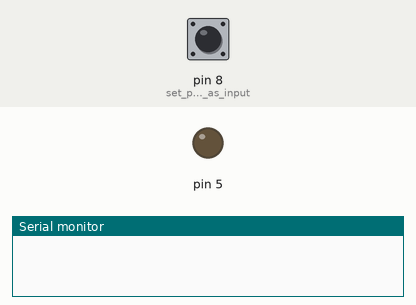
Bench run of a sketch on a simulated Arduino Uno, built with avr-gcc and run on an emulated ATmega328P. Parts: output pins drawn as LEDs (lit = HIGH), the last lines printed to the serial monitor. The inputs (shaded band) are chosen by the test bench; at power-on: pin 8 (set_pin_7_as_input) HIGH.

Above: at 1.2 s.
1.3 s: pin 8 (set_pin_7_as_input) pulled LOW for 3.2 s
At 4.0 s:
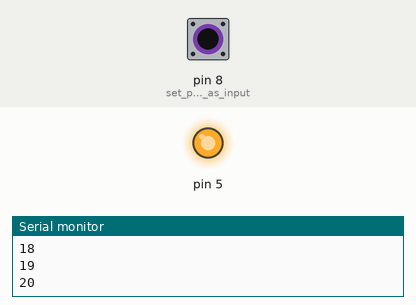
Timing chart, 0 to 5.8 s (numbered marks = the images above; inputs shaded):
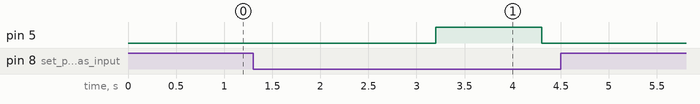

The sketch:

object_detected.ino
```cpp
int count = 0; // global counter

void setup() {
  pinMode(5,OUTPUT);
  pinMode(8, INPUT);       // set pin 7 as input
  Serial.begin(9600);      // initialize serial monitor
}

void loop() {
  int ir = digitalRead(8); // read IR sensor input
  if (ir == LOW) {         // IR sensor detects object when LOW
    count++;               // increment count
    Serial.println(count); // print count
    if(count==20){
      digitalWrite(5,HIGH);
      delay(1000);
      count=0;
    }
    delay(100);           // delay to avoid multiple increments
    digitalWrite(5,LOW);
  }
}
```

Measured:
- after the input at 1.3 s, pin 5: LOW → HIGH after 1.9 s, → LOW 1.1 s later
